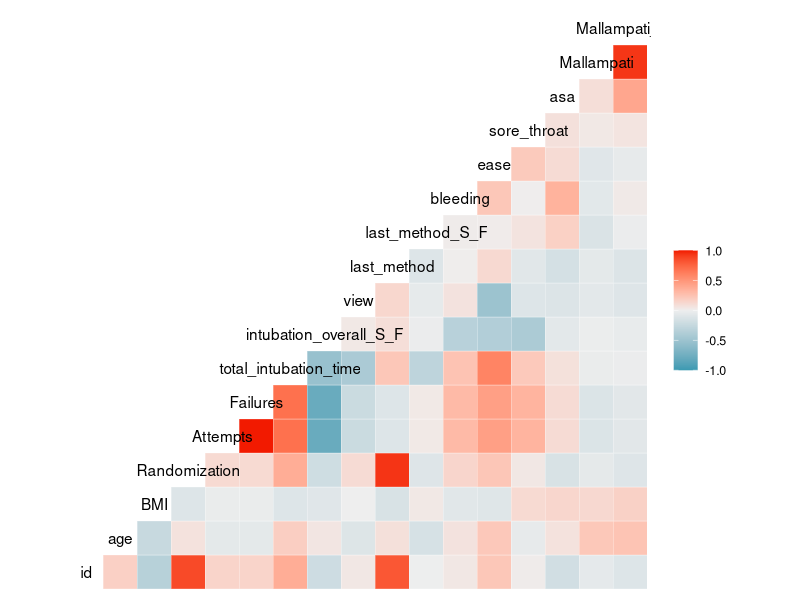
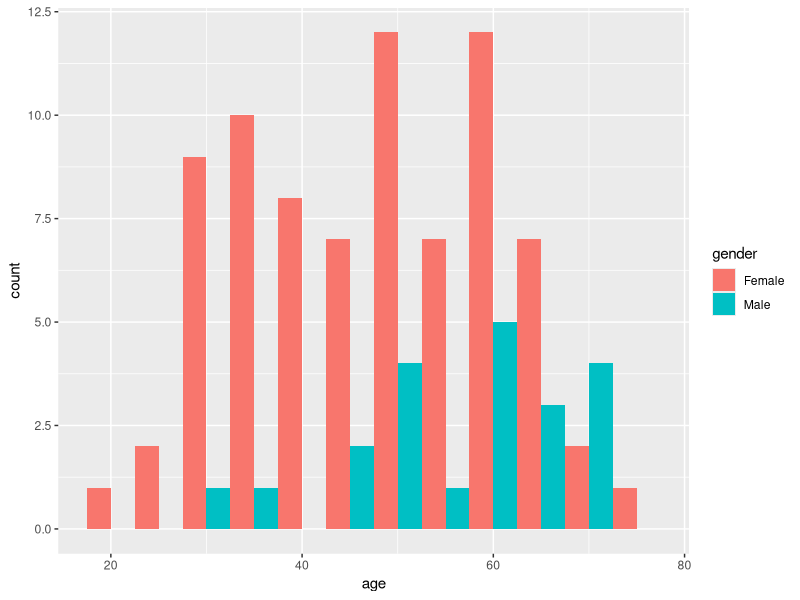
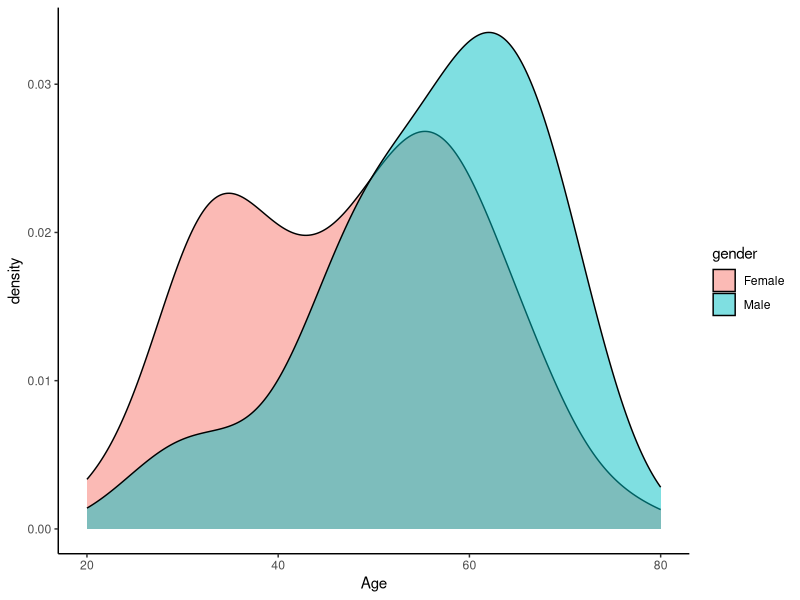
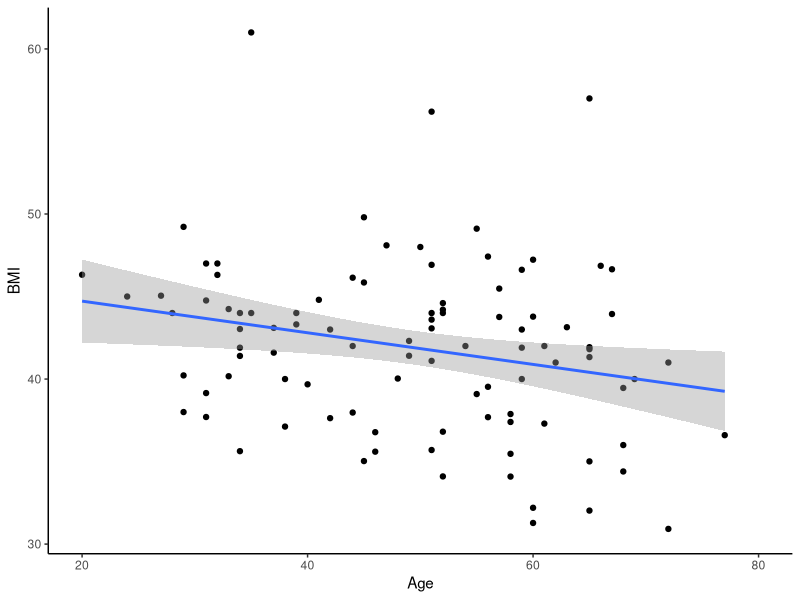
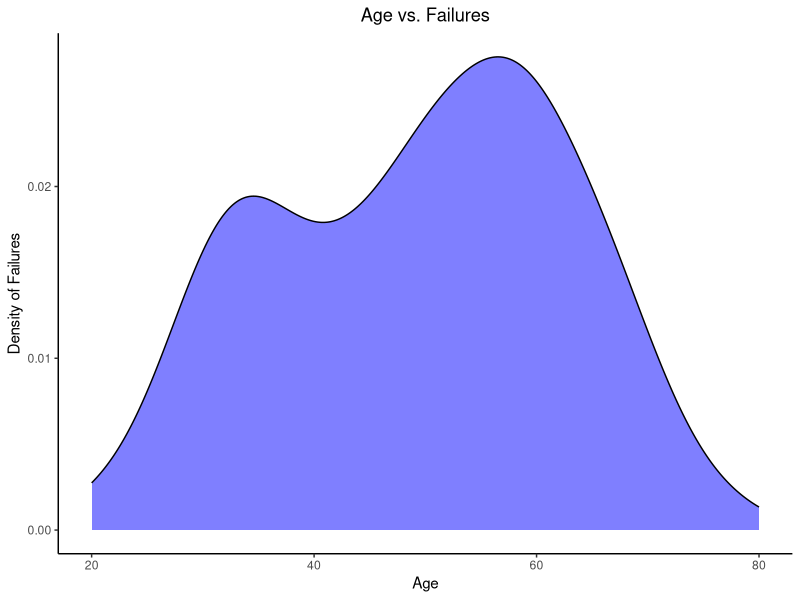

Here is the R script that generated these plots, in order:
## ---- chunk 1
library(tidyverse)
library(here)
library(GGally)

here()
data <- read_delim(here("Data", "exam_data.txt")) #Assigning the dataset to an object "data".
data

## ---- chunk 2
tidy_data <- data %>% rename(BMI = "BMI kg/m2", # Renaming columns 
                Attempts = "# attempts",
                Failures = "# failures") %>% 
  distinct() %>% # Removing duplicates
  pivot_wider(names_from = difficulties_intubating_feature, 
              values_from = difficulties_intubating_value) %>% 
  # Creating three new columns by pivoting wider 
  separate(col = last_method_S_F,
           into = c("last_method", "last_method_S_F"),
           sep = "_") %>% # Splitting the last_method_S_F column into two different columns
  mutate(last_method_S_F = as.double(last_method_S_F),
         last_method = as.double(last_method)) #Converting these two columns to numeric columns as they were turned into character columns when splitting them
  
## ---- chunk 3
data2 <- tidy_data %>% select(-c(month, year)) # Removing the columns month and year 
 
## ---- chunk 4
ad_df <- read_delim(here("Data", "exam_data_join.txt")) # Importing the additional dataset and assigning it to an object
## ---- chunk 5
joined_df <- data2 %>% 
  left_join(ad_df, by = "id") %>%  # Deciding to join the original dataframe to the ad_df by the column "id" as this is present in both datasets
  distinct() %>% # Removing duplicates
 mutate(gender = if_else(gender == 0, "Female", "Male"), # Could also have used the function case_when like this: mutate(gender =case_when(gender == "0" ~ "Female", gender == "1" ~ "Male"))
        Mallampati_asa = (asa*Mallampati), # Adding a column multiplicating the columns asa and Mallampati ) # Changing the column gender to character observations
        Ease_quartile = cut(ease, breaks = 4), # Creating a new column with quartile-values for the ease-column 
        Method_check = if_else(last_method == Randomization, "True", "False")) %>%  # Creating a new column that checks whether the column "last method" contains the same values as the column "Randomization) 

  select(id, gender, age, everything()) %>%  #Changing the order of the columns so that id, gender and age is at the beginning of the dataset. 
  arrange(id) #%>%  # The id's in our dataset are already in increasing order

## ---- chunk 6
joined_df %>% summarise(across(everything(), ~sum(is.na(.)))) # There are 2 missing values for BMI,  1 for sore_throat, 1 for mallampati and 1 for mallampati_asa
## ---- chunk 7
joined_df %>% 
  group_by(gender) %>% 
  summarise(
    min_total_intubation_time = min(total_intubation_time, na.rm = T),  #It is possible to use na.rm = T instead of writing TRUE (it does the same)
    max_total_intubation_time = max(total_intubation_time, na.rm = T),
    mean_total_intubation_time = mean(total_intubation_time, na.rm = T),
    sd_total_intubation_time = sd(total_intubation_time, na.rm = T))
## ---- chunk 8
joined_df %>% 
  group_by(gender) %>% 
  filter(BMI <= 40) %>% 
   summarise(
    min_total_intubation_time = min(total_intubation_time, na.rm = T),
    max_total_intubation_time = max(total_intubation_time, na.rm = T),
    mean_total_intubation_time = mean(total_intubation_time, na.rm = T),
    sd_total_intubation_time = sd(total_intubation_time, na.rm = T))
## ---- chunk 9
joined_df %>% 
  group_by(Randomization) %>% 
  filter(gender == "Female") %>% 
   summarise(
    min_total_intubation_time = min(total_intubation_time, na.rm = T),
    max_total_intubation_time = max(total_intubation_time, na.rm = T),
    mean_total_intubation_time = mean(total_intubation_time, na.rm = T),
    sd_total_intubation_time = sd(total_intubation_time, na.rm = T))
## ---- chunk 10
joined_df %>% 
  group_by(Attempts) %>% 
  filter(age > 45) %>% 
   summarise(
    min_total_intubation_time = min(total_intubation_time, na.rm = T),
    max_total_intubation_time = max(total_intubation_time, na.rm = T),
    mean_total_intubation_time = mean(total_intubation_time, na.rm = T),
    sd_total_intubation_time = sd(total_intubation_time, na.rm = T))
## ---- chunk 11
joined_df %>% 
  group_by(Failures) %>% 
  filter(Mallampati >= 2) %>% 
   summarise(
    min_total_intubation_time = min(total_intubation_time, na.rm = T),
    max_total_intubation_time = max(total_intubation_time, na.rm = T),
    mean_total_intubation_time = mean(total_intubation_time, na.rm = T),
    sd_total_intubation_time = sd(total_intubation_time, na.rm = T))
## ---- chunk 12
CC_table <- joined_df %>%
  count(gender, Attempts)
## ---- chunk 13
joined_df%>%
  ggcorr() #creating heat map to compare all variables and see trends of correlations

## ---- chunk 14
ggplot(joined_df, aes(x = age, fill = gender)) +
  geom_histogram(binwidth = 5, position = "dodge") # Histogram of age depending on gender

joined_df %>% 
  ggplot(aes(x = age, fill = gender)) + geom_density(alpha = 0.5) + theme(panel.grid.major = element_blank(), panel.grid.minor = element_blank(),
panel.background = element_blank(), axis.line = element_line(colour = "black")) + scale_x_continuous(name = "Age",limits = c(20,80))   # Density plot of the age distribution depending on gender. We removed the grey background and the major and minor grids. We set the colour of the axis to black. We set the x-axis limit from 20 to 80.

## ---- chunk 15
joined_df %>% 
  ggplot(aes(x = age, y = BMI)) + geom_point() + geom_smooth(method = "lm") + theme(panel.grid.major = element_blank(), panel.grid.minor = element_blank(),
panel.background = element_blank(), axis.line = element_line(colour = "black")) + scale_x_continuous(name = "Age",limits = c(20,80))    # Checking if age and BMI have a linear relationship by adding geom_smooth (adds a regression line) to a scatterplot. Also removed the grey background and the grids. We set the x-asis limit from 20 to 80. 
## ---- chunk 16
#creating a density plot

joined_df %>% 
  ggplot(aes(x = age, fill = Failures)) + 
  geom_density(alpha = 0.5,fill= "blue") + # Made the space underneath the                                               # plot blue
  labs(title = "Age vs. Failures") + 
  ylab("Density of Failures") + 
  theme(plot.title = element_text(hjust = 0.5 )) + 
  scale_x_continuous(name = "Age", limits = c(20,80)) +
  theme(panel.grid.major = element_blank(), panel.grid.minor = element_blank(), panel.background = element_blank(), axis.line = element_line(colour = "black")
        )
#Generally removing the background color and grid to make the plot easier to look at. The axes were renamed and the limits of the x axis were set to 20-80 in order to make the plot cleaner. Axis line colors were set to black for increased contrast.
